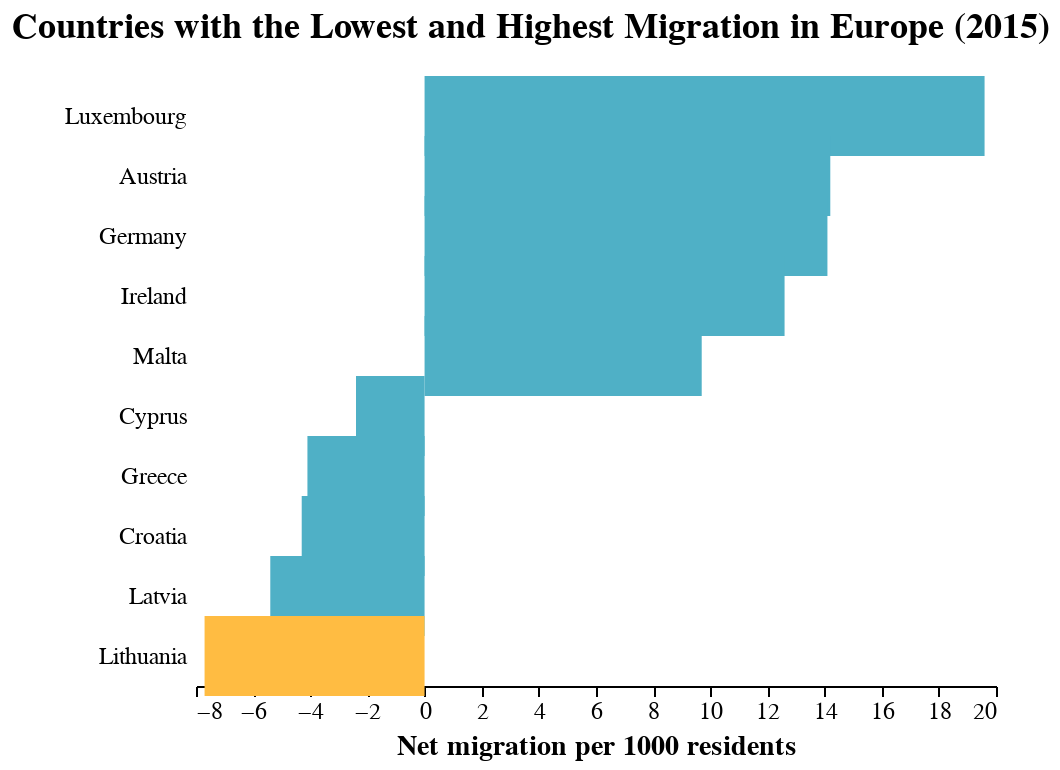

Notebook code for this chart:
### Code cell
# 2015
graph_migration(mig_per_year[:5].append(mig_per_year[-5:]), 'Country', 'Net migration per 1000 residents', 
                'Migration in Europe (2015)')

### Figure 1 — Vega-Lite specification as saved in the notebook (floating-point values rounded to 4 significant figures)
{"$schema": "https://vega.github.io/schema/vega-lite/v2.6.0.json", "config": {"axisX": {"domain": true, "domainColor": "black", "domainWidth": 1, "grid": false, "labelAngle": 0, "labelColor": "black", "labelFont": "Poppins", "labelFontSize": 12, "tickColor": "black", "tickSize": 5, "titleColor": "black", "titleFont": "Poppins", "titleFontSize": 14, "titlePadding": 5}, "axisY": {"domain": false, "grid": false, "gridColor": "white", "gridWidth": 1, "labelAngle": 0, "labelColor": "black", "labelFont": "Poppins", "labelFontSize": 12, "labelPadding": 5, "ticks": false, "titleColor": "black", "titleFont": "Poppins", "titleFontSize": 14, "titlePadding": 5}, "bar": {"binSpacing": 1, "continuousBandSize": 30, "discreteBandSize": 30, "size": 40, "stroke": false}, "circle": {"size": 50, "stroke": "white", "strokeWidth": 0.5}, "legend": {"labelFont": "Poppins", "labelFontSize": 12, "offset": 0, "orient": "top-right", "symbolSize": 100, "symbolType": "circle", "title": "", "titleFont": "Poppins", "titleFontSize": 14}, "line": {"strokeWidth": 3}, "path": {"strokeWidth": 0.5}, "point": {"size": 50}, "range": {"category": ["#47b8e0", "#ffc952", "#a5d296", "#ff7473", "#7f9eb2", "#f1bbba", "#D1B6E1", "#D9D4CF"], "diverging": ["#eff3ff", "#c6dbef", "#9ecae1", "#6baed6", "#3182bd", "#08519c"]}, "text": {"align": "right", "font": "Poppins", "fontSize": 11, "fontWeight": 400, "size": 11}, "title": {"anchor": "center", "font": "Poppins", "fontSize": 18, "offset": 15}, "trail": {"size": 1, "strokeWidth": 0}, "view": {"stroke": "transparent"}}, "data": {"name": "data-6edcdc2a516a0ad3394ab6eceffd6512"}, "datasets": {"data-6edcdc2a516a0ad3394ab6eceffd6512": [{"Country": "Luxembourg", "Net migration per 1000 residents": 19.6}, {"Country": "Austria", "Net migration per 1000 residents": 14.2}, {"Country": "Germany", "Net migration per 1000 residents": 14.1}, {"Country": "Ireland", "Net migration per 1000 residents": 12.6}, {"Country": "Malta", "Net migration per 1000 residents": 9.7}, {"Country": "Cyprus", "Net migration per 1000 residents": -2.4}, {"Country": "Greece", "Net migration per 1000 residents": -4.1}, {"Country": "Croatia", "Net migration per 1000 residents": -4.3}, {"Country": "Latvia", "Net migration per 1000 residents": -5.4}, {"Country": "Lithuania", "Net migration per 1000 residents": -7.7}]}, "encoding": {"color": {"condition": {"test": "(datum['Country'] === 'Lithuania')", "value": "#FFBC42"}, "value": "#4FB0C6"}, "x": {"field": "Net migration per 1000 residents", "type": "quantitative"}, "y": {"field": "Country", "sort": {"field": "Net migration per 1000 residents", "op": "count", "order": "descending"}, "title": "", "type": "nominal"}}, "height": 300, "mark": "bar", "title": "Countries with the Lowest and Highest Migration in Europe (2015)", "width": 400}
